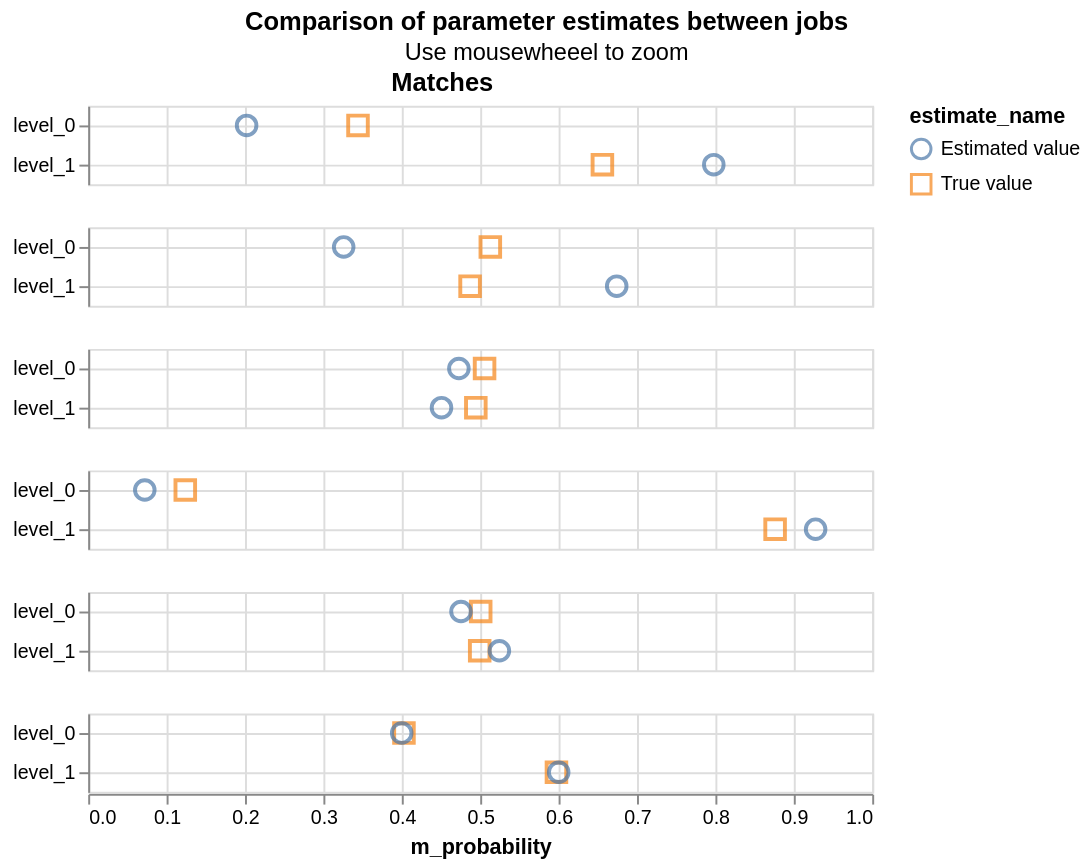

Write the Vega-Lite specification saved for this chart.
### Vega-Lite specification from a JSON file in a GitHub repository (floating-point values rounded to 4 significant figures)
{"config": {"view": {"continuousWidth": 400, "continuousHeight": 300}, "title": {"anchor": "middle"}}, "hconcat": [{"mark": {"type": "point", "filled": false, "opacity": 0.7, "size": 100}, "encoding": {"color": {"type": "nominal", "field": "estimate_name"}, "row": {"type": "nominal", "field": "column_name", "header": {"labels": false}, "sort": {"field": "gamma_index"}, "title": null}, "shape": {"type": "nominal", "field": "estimate_name", "scale": {"range": ["circle", "square", "triangle", "diamond", "cross"]}}, "tooltip": [{"type": "nominal", "field": "column_name"}, {"type": "nominal", "field": "estimate_name"}, {"type": "quantitative", "field": "m_probability"}, {"type": "quantitative", "field": "u_probability"}], "x": {"type": "quantitative", "field": "m_probability", "scale": {"domain": [0, 1]}}, "y": {"type": "nominal", "axis": {"grid": true, "title": null}, "field": "level_name"}}, "resolve": {"scale": {"y": "independent"}}, "selection": {"selector076": {"type": "interval", "bind": "scales", "encodings": ["x", "y"]}}, "title": "Matches", "transform": [{"filter": "(datum.gamma_index !== 1000001)"}]}], "data": {"name": "data-4556ac712595c990cf3b07da753b0d42"}, "title": {"text": "Comparison of parameter estimates between jobs", "subtitle": "Use mousewheeel to zoom"}, "$schema": "https://vega.github.io/schema/vega-lite/v5.json", "datasets": {"data-4556ac712595c990cf3b07da753b0d42": [{"m_probability": 0.3441, "u_probability": 0.9995, "bayes_factor": 0.3443, "log2_bayes_factor": -1.538, "gamma_column_name": "gamma_surname_std", "level_name": "level_0", "gamma_index": 0, "column_name": "surname_std", "max_gamma_index": 1, "num_levels": 2, "level_proportion": null, "estimate_name": "True value"}, {"m_probability": 0.6559, "u_probability": 0.0004683, "bayes_factor": 1401.0, "log2_bayes_factor": 10.45, "gamma_column_name": "gamma_surname_std", "level_name": "level_1", "gamma_index": 1, "column_name": "surname_std", "max_gamma_index": 1, "num_levels": 2, "level_proportion": null, "estimate_name": "True value"}, {"m_probability": 0.2021, "u_probability": 0.9995, "bayes_factor": 0.2022, "log2_bayes_factor": -2.306, "gamma_column_name": "gamma_surname_std", "level_name": "level_0", "gamma_index": 0, "column_name": "surname_std", "max_gamma_index": 1, "num_levels": 2, "level_proportion": null, "estimate_name": "Estimated value"}, {"m_probability": 0.7979, "u_probability": 0.0004731, "bayes_factor": 1687.0, "log2_bayes_factor": 10.72, "gamma_column_name": "gamma_surname_std", "level_name": "level_1", "gamma_index": 1, "column_name": "surname_std", "max_gamma_index": 1, "num_levels": 2, "level_proportion": null, "estimate_name": "Estimated value"}, {"m_probability": 0.5129, "u_probability": 0.9951, "bayes_factor": 0.5154, "log2_bayes_factor": -0.9562, "gamma_column_name": "gamma_forename1_std", "level_name": "level_0", "gamma_index": 0, "column_name": "forename1_std", "max_gamma_index": 1, "num_levels": 2, "level_proportion": null, "estimate_name": "True value"}, {"m_probability": 0.4871, "u_probability": 0.004899, "bayes_factor": 99.43, "log2_bayes_factor": 6.636, "gamma_column_name": "gamma_forename1_std", "level_name": "level_1", "gamma_index": 1, "column_name": "forename1_std", "max_gamma_index": 1, "num_levels": 2, "level_proportion": null, "estimate_name": "True value"}, {"m_probability": 0.3259, "u_probability": 0.9952, "bayes_factor": 0.3274, "log2_bayes_factor": -1.611, "gamma_column_name": "gamma_forename1_std", "level_name": "level_0", "gamma_index": 0, "column_name": "forename1_std", "max_gamma_index": 1, "num_levels": 2, "level_proportion": null, "estimate_name": "Estimated value"}, {"m_probability": 0.6741, "u_probability": 0.004772, "bayes_factor": 141.3, "log2_bayes_factor": 7.142, "gamma_column_name": "gamma_forename1_std", "level_name": "level_1", "gamma_index": 1, "column_name": "forename1_std", "max_gamma_index": 1, "num_levels": 2, "level_proportion": null, "estimate_name": "Estimated value"}, {"m_probability": 0.5056, "u_probability": 0.9952, "bayes_factor": 0.508, "log2_bayes_factor": -0.977, "gamma_column_name": "gamma_forename2_std", "level_name": "level_0", "gamma_index": 0, "column_name": "forename2_std", "max_gamma_index": 1, "num_levels": 2, "level_proportion": null, "estimate_name": "True value"}, {"m_probability": 0.4944, "u_probability": 0.004848, "bayes_factor": 102.0, "log2_bayes_factor": 6.672, "gamma_column_name": "gamma_forename2_std", "level_name": "level_1", "gamma_index": 1, "column_name": "forename2_std", "max_gamma_index": 1, "num_levels": 2, "level_proportion": null, "estimate_name": "True value"}, {"m_probability": 0.4728, "u_probability": 0.9942, "bayes_factor": 0.4756, "log2_bayes_factor": -1.072, "gamma_column_name": "gamma_forename2_std", "level_name": "level_0", "gamma_index": 0, "column_name": "forename2_std", "max_gamma_index": 1, "num_levels": 2, "level_proportion": null, "estimate_name": "Estimated value"}, {"m_probability": 0.4507, "u_probability": 0.005796, "bayes_factor": 77.75, "log2_bayes_factor": 6.281, "gamma_column_name": "gamma_forename2_std", "level_name": "level_1", "gamma_index": 1, "column_name": "forename2_std", "max_gamma_index": 1, "num_levels": 2, "level_proportion": null, "estimate_name": "Estimated value"}, {"m_probability": 0.1238, "u_probability": 0.9615, "bayes_factor": 0.1288, "log2_bayes_factor": -2.957, "gamma_column_name": "gamma_occupation", "level_name": "level_0", "gamma_index": 0, "column_name": "occupation", "max_gamma_index": 1, "num_levels": 2, "level_proportion": null, "estimate_name": "True value"}, {"m_probability": 0.8762, "u_probability": 0.03851, "bayes_factor": 22.75, "log2_bayes_factor": 4.508, "gamma_column_name": "gamma_occupation", "level_name": "level_1", "gamma_index": 1, "column_name": "occupation", "max_gamma_index": 1, "num_levels": 2, "level_proportion": null, "estimate_name": "True value"}, {"m_probability": 0.07218, "u_probability": 0.9614, "bayes_factor": 0.07507, "log2_bayes_factor": -3.736, "gamma_column_name": "gamma_occupation", "level_name": "level_0", "gamma_index": 0, "column_name": "occupation", "max_gamma_index": 1, "num_levels": 2, "level_proportion": null, "estimate_name": "Estimated value"}, {"m_probability": 0.9278, "u_probability": 0.03859, "bayes_factor": 24.04, "log2_bayes_factor": 4.587, "gamma_column_name": "gamma_occupation", "level_name": "level_1", "gamma_index": 1, "column_name": "occupation", "max_gamma_index": 1, "num_levels": 2, "level_proportion": null, "estimate_name": "Estimated value"}, {"m_probability": 0.5006, "u_probability": 0.9997, "bayes_factor": 0.5008, "log2_bayes_factor": -0.9977, "gamma_column_name": "gamma_dob", "level_name": "level_0", "gamma_index": 0, "column_name": "dob", "max_gamma_index": 1, "num_levels": 2, "level_proportion": null, "estimate_name": "True value"}, {"m_probability": 0.4994, "u_probability": 0.0003163, "bayes_factor": 1579.0, "log2_bayes_factor": 10.62, "gamma_column_name": "gamma_dob", "level_name": "level_1", "gamma_index": 1, "column_name": "dob", "max_gamma_index": 1, "num_levels": 2, "level_proportion": null, "estimate_name": "True value"}, {"m_probability": 0.4755, "u_probability": 0.9997, "bayes_factor": 0.4756, "log2_bayes_factor": -1.072, "gamma_column_name": "gamma_dob", "level_name": "level_0", "gamma_index": 0, "column_name": "dob", "max_gamma_index": 1, "num_levels": 2, "level_proportion": null, "estimate_name": "Estimated value"}, {"m_probability": 0.5245, "u_probability": 0.0002827, "bayes_factor": 1855.0, "log2_bayes_factor": 10.86, "gamma_column_name": "gamma_dob", "level_name": "level_1", "gamma_index": 1, "column_name": "dob", "max_gamma_index": 1, "num_levels": 2, "level_proportion": null, "estimate_name": "Estimated value"}, {"m_probability": 0.4028, "u_probability": 1.0, "bayes_factor": 0.4028, "log2_bayes_factor": -1.312, "gamma_column_name": "gamma_postcode", "level_name": "level_0", "gamma_index": 0, "column_name": "postcode", "max_gamma_index": 1, "num_levels": 2, "level_proportion": null, "estimate_name": "True value"}, {"m_probability": 0.5972, "u_probability": 1.6e-05, "bayes_factor": 37330.0, "log2_bayes_factor": 15.19, "gamma_column_name": "gamma_postcode", "level_name": "level_1", "gamma_index": 1, "column_name": "postcode", "max_gamma_index": 1, "num_levels": 2, "level_proportion": null, "estimate_name": "True value"}, {"m_probability": 0.3999, "u_probability": 1.0, "bayes_factor": 0.3999, "log2_bayes_factor": -1.322, "gamma_column_name": "gamma_postcode", "level_name": "level_0", "gamma_index": 0, "column_name": "postcode", "max_gamma_index": 1, "num_levels": 2, "level_proportion": null, "estimate_name": "Estimated value"}, {"m_probability": 0.6001, "u_probability": 1.688e-05, "bayes_factor": 35550.0, "log2_bayes_factor": 15.12, "gamma_column_name": "gamma_postcode", "level_name": "level_1", "gamma_index": 1, "column_name": "postcode", "max_gamma_index": 1, "num_levels": 2, "level_proportion": null, "estimate_name": "Estimated value"}]}}
